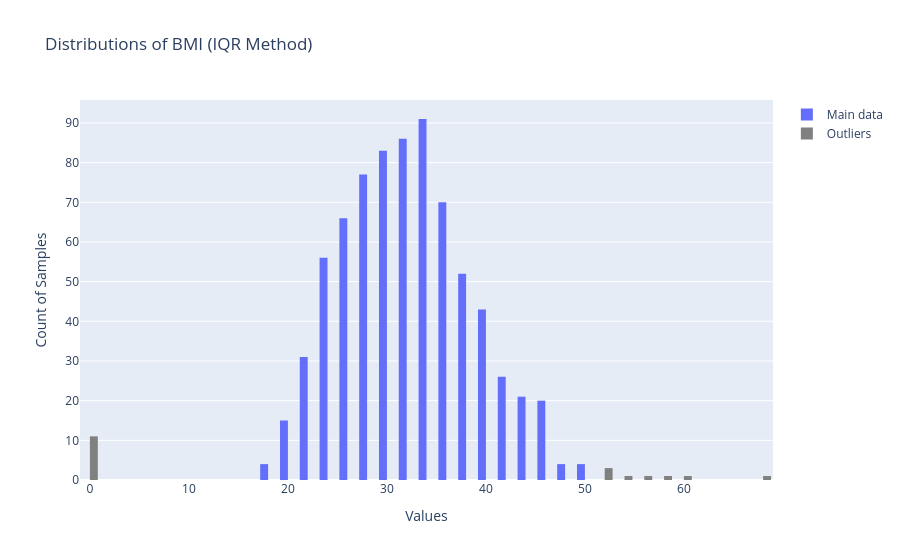

The notebook cell this image was saved under:
### Code cell
plot_outliers_iqr(df, "BMI")

### Figure 1 — Plotly figure (JSON) as saved in the notebook; plotly's stock layout.template omitted (floating-point values rounded to 4 significant figures; data arrays with more than 128 entries replaced by an {"elided": "..."} marker saying what was removed)
{"data": [{"name": "Main data", "type": "histogram", "x": {"elided": "749 float values"}}, {"marker": {"color": "grey"}, "name": "Outliers", "type": "histogram", "x": [0, 0, 0, 0, 53.2, 55, 0, 67.1, 52.3, 52.3, 52.9, 0, 0, 59.4, 0, 0, 57.3, 0, 0]}], "layout": {"bargap": 0.2, "showlegend": true, "title": {"text": "Distributions of BMI (IQR Method)"}, "xaxis": {"title": {"text": "Values"}}, "yaxis": {"title": {"text": "Count of Samples"}}}}
